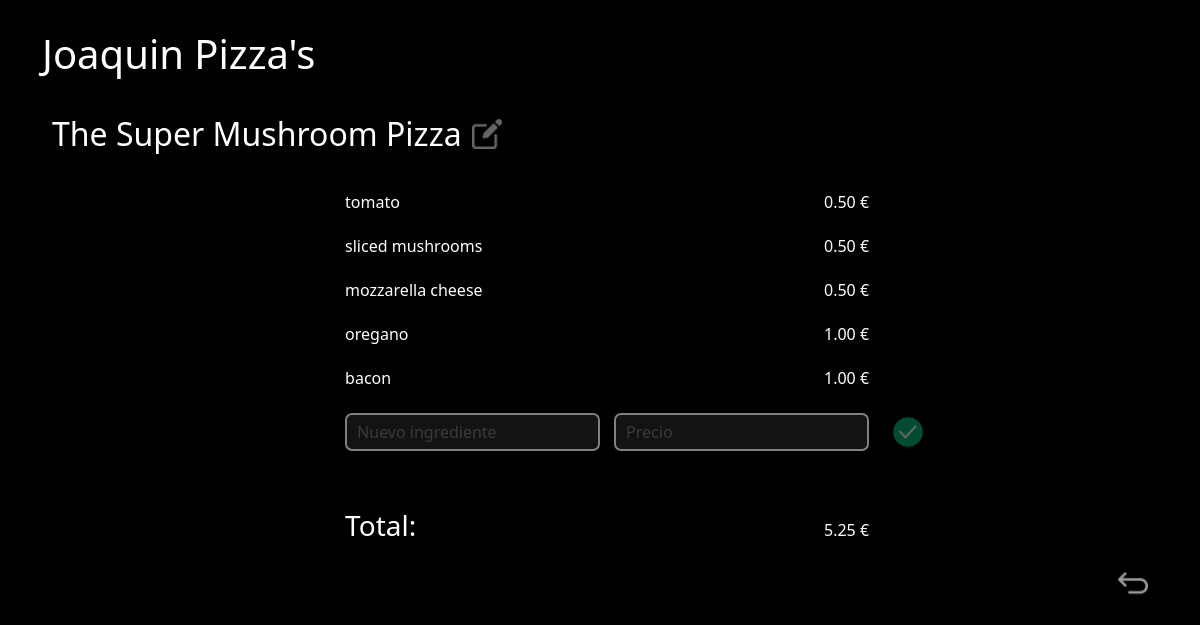
Screenshot of /pizza_info.php?id=2 with the database file from the repository.
### tables this page shows
CREATE TABLE `pizza` (
  `id` int(11) NOT NULL,
  `name` varchar(255) NOT NULL
);

CREATE TABLE `pizza_ingredients` (
  `pizza_id` int(11) NOT NULL,
  `ingredient_id` int(11) NOT NULL,
  `position` int(11) NOT NULL
);

CREATE TABLE `ingredients` (
  `id` int(11) NOT NULL,
  `name` varchar(255) NOT NULL,
  `cost_price` float NOT NULL
);

### php/pizzas.php (called while the page is built, shortened)
<?php
	require_once("db.php");
	class pizzas {
		private $db;
		private $table_p = "pizza";
    private $table_p_i = "pizza_ingredients";
    public function __construct($db) {
      $this->db = $db;
    }
    public function pizza_name($id) {
      return $this->db->select($this->table_p, rows: 'name', where: 'id='.$id)->fetch_row()[0];
    }
    public function ingredients($id) {
      return $this->db->select($this->table_p_i, rows: 'ingredient_id', where: 'pizza_id='.$id, order: 'position');
    }
	}
?>

### php/db.php (called while the page is built, shortened)
<?php
	class database {
	  private $servername ='localhost';
	  private $username='root';
	  private $password='';
	  private $dbname='pizza_db';
	  private $mysqli;
	  public function __construct() {
	  	$this->mysqli = new mysqli($this->servername,$this->username,$this->password,$this->dbname);
	  }
	  public function select($table, $rows="*", $where = null, $order=null) {
	    if ($where != null) {
			if($order == null) {
				$sql = "SELECT $rows FROM `$table` WHERE $where";
			} else {
				$sql = "SELECT $rows FROM `$table` WHERE $where ORDER BY $order";
			}
	    } else {
	        $sql = "SELECT $rows FROM `$table`;";
	    }
	    return $this->mysqli->query($sql);
	  }
	}
?>

### php/ingredients.php (called while the page is built, shortened)
<?php
	require_once("db.php");
	class ingredients {
		private $db;
		private $table_i = "ingredients";
		public function __construct($db) {
			$this->db = $db;
		}
    public function get($id) {
      return $this->db->select($this->table_i, where: 'id='.$id)->fetch_object();
    }
	}
?>

### pizza_info.php (the view, shortened to what this page needs)
<?php
  require("php/pizzas.php");
  require("php/ingredients.php");
  $db = new database();
  $pizzas = new pizzas($db);
  $ingredients_db = new ingredients($db);
  $pizza_id = $_GET['id'];
  if($pizza_id != null) {
    $pizza_name = $pizzas->pizza_name($pizza_id);
    $pizza_html = $pizza_name;
	  $pizza_img = 'edit';
    $ingredients = $pizzas->ingredients($pizza_id);
  } else {
	  $pizza_id = 0;
    $pizza_html = "<input class='pizza_input w' type='text' value=''/>";
	  $pizza_img = 'done';
	  $ingredients = [];
  }
?>
<!DOCTYPE html>
<html lang="en">
  <head>
    <link href="https://cdn.jsdelivr.net/npm/bootstrap@5.2.3/dist/css/bootstrap.min.css" rel="stylesheet">
    <link rel="stylesheet" type="text/css" href="css/style.css">
  </head>
  <body>
    <div class="container main-c">
      <div class="container-title"><h1 class="w"> Joaquin Pizza's </h1></div>
      <div class="container-p" style="flex-direction: column;">
        <div class="container-p-title">
					<h2 id="pizza_name" class="name w"><?= $pizza_html ?></h2>
					<button id="edit_pizza_name" class="small-btn" onclick="editPizzaName(pizza_id);">
						<img src="images/<?= $pizza_img ?>.png" alt="buttonpng" width="30" height="30"/>
					</button>
        </div>
        <div class="container-p-info w">
					<table id="table-info" <?= $pizza_id == 0 ? 'style="display: none;"': "" ?>>
						<?php
							$total = 0;
							foreach ($ingredients as $ingredient_row):
								$ingredient = $ingredients_db->get($ingredient_row['ingredient_id']);
								$total = $total + $ingredient->cost_price;
						?>
							<tr id="row-<?= $ingredient->id ?>" class="pizza_info">
								<td>
								</td>
								<td><?= $ingredient->name ?></td>
								<td class="right"><?= number_format($ingredient->cost_price, 2) ?> €</td>
								<td class="center">
								</td>
							</tr>
						<?php
							endforeach;
							$total = $total * 1.5;
						?>
							<tr id="new-row">
								<td></td>
								<td><input id="new_ing_name" class="w" type="text" placeholder="Nuevo ingrediente"/></td>
								<td><input id="new_ing_price" class="w" type="text" placeholder="Precio"/></td>
								<td>
									<button class="small-btn" onclick="addIngredient(pizza_id);">
										<img src="images/done.png" alt="buttonpng" width="30" height="30"/>
									</button>
								</td>
							</tr>
							<tr id="empty"><td>&nbsp;</td><td>&nbsp;</td><td>&nbsp;</td><td>&nbsp;</td></tr>
							<tr>
								<td></td>
								<td><h3 class="total">Total:</h3></td>
								<td class="right"><span id="total"><?= number_format($total, 2) ?> €</span></td>
								<td></td>
							</tr>
					</table>
        </div>
        <div class="container-p-back">
					<button id="return-btn" class="small-btn" onclick="parent.location='index.php'">
						<img src="images/return.png" alt="buttonpng" width="30" height="30"/>
					</button>
        </div>
      </div>
    </div>
  </body>
</html>

### css/style.css (style rules this page uses)
body { background-color: black; }
.container-title { margin: 30px 0px; }
.w { color: white; }
.center { text-align: center; vertical-align: middle; }
.right { text-align: right; vertical-align: middle; }
.container-p { display: flex; justify-content: space-between; min-height: 280px; }
.name { cursor: pointer; }
#pizza_name { margin: 10px 0px 10px 10px; line-height: 1 !important; }
.container-p-title { display: flex; align-items: center; margin-bottom: 20px; }
.container-p-info { display: flex; justify-content: center; }
.container-p-back { display: flex; justify-content: flex-end; }
tr { border-top-left-radius: 10px; border-bottom-left-radius: 10px; border-top-right-radius: 10px; border-bottom-right-radius: 10px; background-color: rgba(255, 255, 255, 0); transition: 0.3s; }
tr>td:first-child { border-top-left-radius: 10px; border-bottom-left-radius: 10px; }
tr>td:last-child { border-top-right-radius: 10px; border-bottom-right-radius: 10px; }
tr>td { padding: 7px; }
tr>td:first-child { padding-left: 15px; }
tr>td:last-child { padding-right: 15px; }
tr#new-row { background-color: transparent !important; }
tr#new-row>td>input[type=text], .pizza_input { border: 2px solid white;; border-radius: 7px; padding: 5px 10px; background-color: rgba(255, 255, 255, 0.15); opacity: 0.5; }
#return-btn { opacity: 0.6 !important; }
.small-btn { margin: 10px; background-color: transparent; width: 30px; height: 30px; border: none; padding: 0px; vertical-align: middle; transition: 0.8s; opacity: 0.4; }

### rows the page displays
pizza: name "The Super Mushroom Pizza"
pizza_ingredients: ingredient.name "tomato", ingredient.cost_price "0.50"
pizza_ingredients: ingredient.name "sliced mushrooms", ingredient.cost_price "0.50"
pizza_ingredients: ingredient.name "mozzarella cheese", ingredient.cost_price "0.50"
pizza_ingredients: ingredient.name "oregano", ingredient.cost_price "1.00"
pizza_ingredients: ingredient.name "bacon", ingredient.cost_price "1.00"

### other values shown
$total "5.25"
